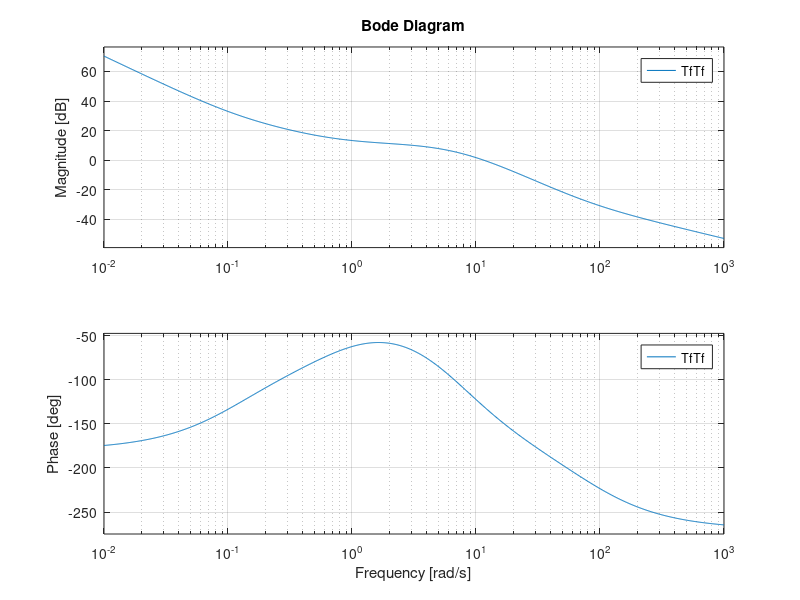

Reproduce this figure in MATLAB.
function Prova5

num = [1 0.8];
den = [1 14 49 0];

Tf = tf(num,den);
bode(Tf);

Wmf = 11.4;
Wc = Wmf*0.01;

N = abs((j*Wmf)+Wc);
D = abs(j*Wmf);
M = 45;

K = ((10^(M/20))*(N/D));
numPi = K*[1 Wc];
denPi = [1 0];
Gpi = tf(numPi,denPi);

TfPi = series(Gpi,Tf);
bode(TfPi)

%-(180 - 122 + 5)+ mf
Pc = -8 ;       %120   -13

Kd = tand(Pc)/Wmf;

numPd = Kd*[1 1/Kd];
denPd = [1];
Gpd = tf(numPd,denPd);

TfTf = Gpd*TfPi;
bode(TfTf)